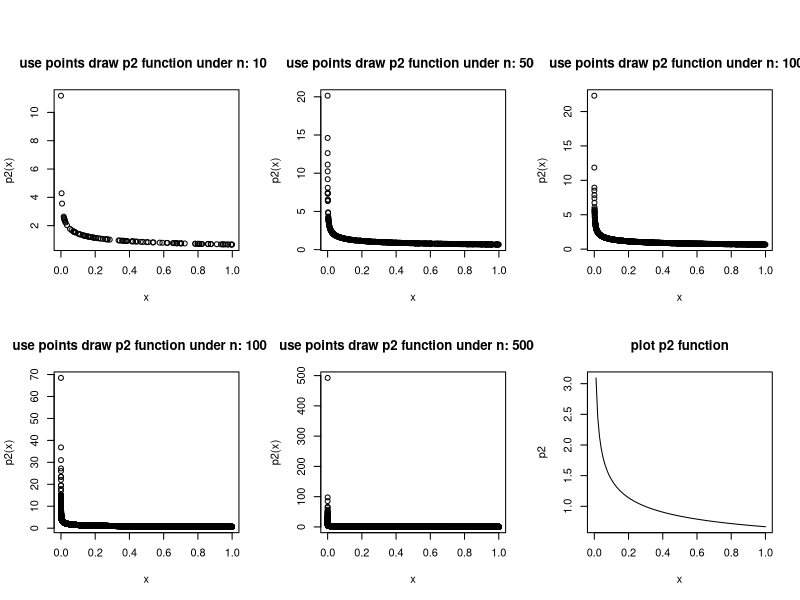

Source code (R):
f<- function(x) {
  x^(-1/3)+(x/10)
}

for(n in c(100,500,1000,10000,50000))
{
a<-c()
for(i in 1:1000)
{
u<-runif(n,0,1)
Ip1_hat<-(1/n)*sum(f(u))
a<-c(a,Ip1_hat)
}
cat("under n:",n,"variance of handwriting :",0.720833333333334*1/n,"\n")
cat("under n:",n,"variance of Ip1_hat :",var(a),"\n")
}
#hand compute var(Ip1_hat)=0.720833333333334*1/n

####
#hand comput var(Ip2_hat)=0.002*1/n
f<- function(x) {
  x^(-1/3)+(x/10)
}
p2<-function(x)
{
  (2/3)*x^(-1/3)
}

p2in<-function(x)
{
  x^(3/2)
}

opar<-par(mfrow = c(2,3), oma = c(0, 0, 2.7, 0))
for(n in c(100,500,1000,10000,50000))
{
  b<-c()
for(i in 1:1000){
u<-runif(n,0,1)
x<-p2in(u)
Ip2_hat<-(1/n)*sum(f(x)/p2(x))
b<-c(b,Ip2_hat)
}
cat("under n:",n,"variance of handwriting :",0.002*1/n,"\n")
cat("under n:",n,"variance of Ip2_hat :",var(b),"\n")
plot(x,p2(x),main = paste("use points draw p2 function under n:",n))
}
plot(p2,main ="plot p2 function")
